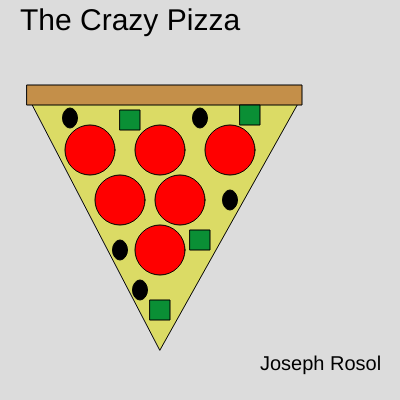
Frame 1 (no input)
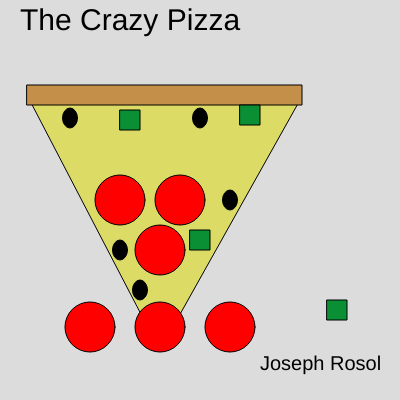
Frame 60 (no input)
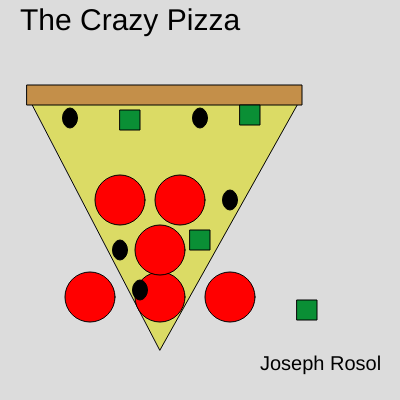
Frame 120 (the mouse pressed at the canvas centre since frame 60)

The p5.js sketch that drew these frames (run headless with seeded random() and noise() and a simulated clock; from frame 60 on, the mouse is pressed at the canvas centre):

// p5.js sketch
// ── sketch.js
var x = 190;
var y = 230;
var z = 110;
var a = 120;
var b = 200;
let c = 150;
let goLeft = false;

function setup() {
  createCanvas(400, 400);
}

function draw() {
  background(220);
  fill(219, 219, 101);
  triangle(30, 100, 300, 100, 160, 350);
  fill(255,0,0);
  circle(90,c,50);
  circle(160,c,50);
  circle(a,b,50);
  circle(180,b,50);
  circle(160,250,50);
  circle(230,c,50);
  fill(196, 143, 73);
  rect(27,85,275,20);
  fill(0,0,0);
  ellipse(70,118,15,20);
  ellipse(140,290,15,20);
  ellipse(y,b,15,20);
  ellipse(b,118,15,20);
  ellipse(a,250,15,20);
  fill(10, 143, 53);
  square(c,300,20);
  if(goLeft == false){
    c= c+3;
    
  }
  if(goLeft==true){
    c=c-3;
  }
  if(c>400)
  {
    goLeft= true;
  }
  if(c<0)
  {
    goLeft= false;
  }
  square(240,105,20);
  square(a,z,20);
  square(x,y,20);
  fill(0,0,0);
  textSize(20);
  text('Joseph Rosol',260,370);
  textSize(30);
  text('The Crazy Pizza',20,30);
}

function keyPressed() {
  if(key == 'a')
    {
      x-=10;
    }
  else if(key == 'd')
    {
      x+=10
    }
  else if(key == 'w')
    {
      y-=8
    }
  else if(key == 's')
    {
      y+=8
    }
  else if(key == 'f')
    {
      z-=10
    }
  else if(key == 'g')
    {
      z+=10
    }
  else if(key == 'q')
    {
      a+=6
    }
  else if(key == 'e')
    {
      a-=6
    }
  else if(key == 'r')
    {
      b+=5
    }
  else if(key == 'z')
    {
      b-=5
    }
}
// ── Index.HTML
<!DOCTYPE html>
<html lang="en">
<head>
    <meta charset="UTF-8">
    <meta name="viewport" content="width=device-width, initial-scale=1.0">
    <title>Document</title>
<script src="https://cdn.jsdelivr.net/npm/p5@1.11.3/lib/p5.min.js"></script>   
<script src="sketch.js"></script>
</head>
<body>
    
</body>
</html>
